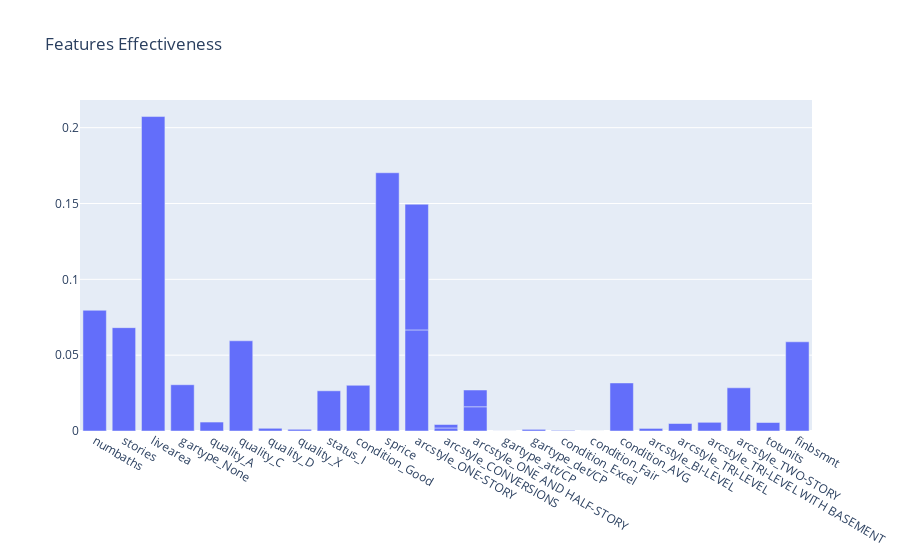

The notebook cell saved with this chart:
### Markdown cell above
Recall is the ability of your model to find all the relevant cases in your model. Showing how many truths were identified out of all the truths that were supposed to be identified.The number associated with 1 in recall is 0.93 showing use that the model correctly identified the relivant features 93% of the time.

### Code cell
#more test analysis
importances = classifier.feature_importances_
importances_df = pd.DataFrame({'Features' : feature_names, 'Importances': importances})
alt.Chart(importances_df).mark_bar().encode(
    x= alt.X('Features'),
    y= alt.Y('Importances')
)
fig = go.Figure([go.Bar(x=importances_df.Features, y=importances_df.Importances)])
fig.update_layout(title="Features Effectiveness")
fig.show()

### Figure 1 — Plotly figure (JSON) as saved in the notebook; plotly's stock layout.template omitted (floating-point values rounded to 4 significant figures)
{"data": [{"type": "bar", "x": ["numbaths", "stories", "livearea", "gartype_None", "quality_A", "quality_C", "quality_D", "quality_X", "status_I", "condition_Good", "sprice", "arcstyle_ONE-STORY", "arcstyle_CONVERSIONS", "arcstyle_ONE AND HALF-STORY", "gartype_att/CP", "gartype_det/CP", "condition_Excel", "condition_Fair", "condition_AVG", "arcstyle_BI-LEVEL", "arcstyle_CONVERSIONS", "arcstyle_ONE AND HALF-STORY", "arcstyle_ONE-STORY", "arcstyle_TRI-LEVEL", "arcstyle_TRI-LEVEL WITH BASEMENT", "arcstyle_TWO-STORY", "totunits", "finbsmnt"], "y": [0.0796, 0.06813, 0.2073, 0.03051, 0.005899, 0.05948, 0.001789, 0.001118, 0.02651, 0.03013, 0.1703, 0.06665, 0.001993, 0.01597, 2.705e-05, 0.001074, 0.0003875, 1.782e-07, 0.03169, 0.0017, 0.002278, 0.01106, 0.08286, 0.004937, 0.005731, 0.02847, 0.005597, 0.05881]}], "layout": {"title": {"text": "Features Effectiveness"}}}
